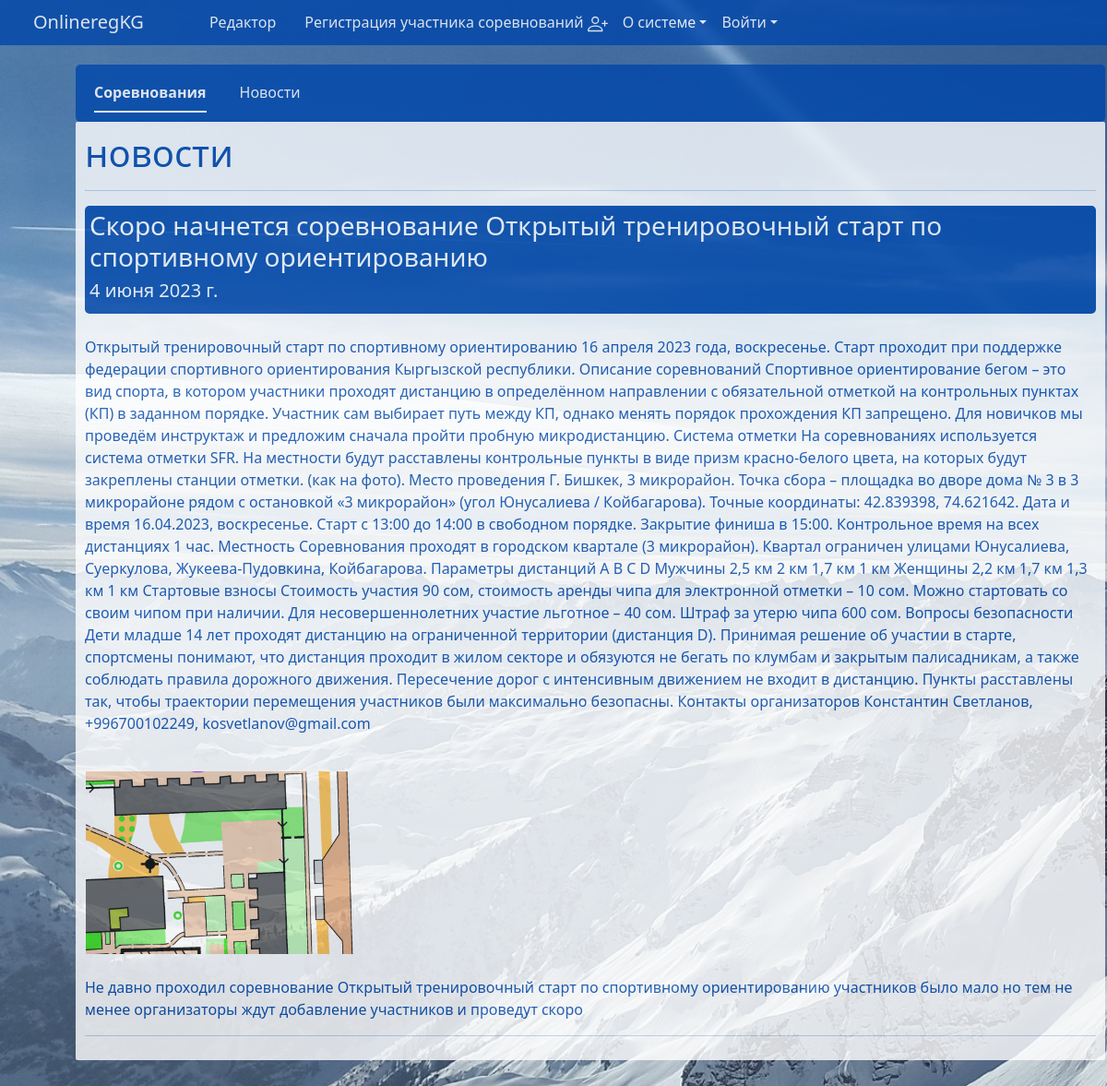
The page /news/ on the database as committed earlier.
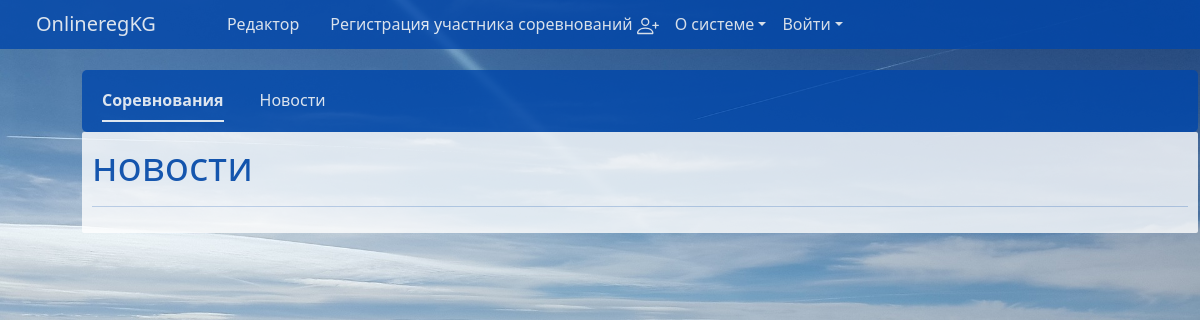
The same page on the database as committed later.
### news/models.py (models this page shows, shortened)
class News(models.Model):
    author = models.ForeignKey(User, on_delete=models.CASCADE, related_name='news', verbose_name='Автор')
    date = models.DateField(auto_now=True, verbose_name='дата')
    header = models.CharField(max_length=255, blank=False, verbose_name='Заголовок', null=True)
    announcement = models.TextField(blank=False, verbose_name='Анонс', null=True)
    photo = models.ImageField(upload_to='news_photo', blank=False, verbose_name='Фото', null=True)
    text = models.TextField(blank=False, verbose_name='Текст', null=True)
    slug = models.SlugField(unique=True, max_length=255, null=True)
    class Meta:
        verbose_name = 'Новость'
        verbose_name_plural = 'Новости'

### main/views.py (the view)
# urls.py: path('news/', views.news, name='news_info'),
def news(request):
    active_link = 'news'
    news_data = News.objects.all()
    return render(request, "main/index.html", {'active_link': active_link, 'news': news_data})

### main/templates/main/index.html (shortened to what this page needs)
{% extends 'main/layout.html' %}
{% block body %}
  <div>
    <div id="index-nav">
      <ul class="nav nav-underline" id="">
        <li class="nav-item" id="index-nav-item">
          <a id="index-link" class="nav-link active" aria-current="page" href="{% url 'index' %}">Соревнования</a>
        </li>
        <li class="nav-item" id="index-nav-item">
          <a id="index-link" class="nav-link" href="{% url 'news_info' %}">Новости</a>
        </li>
      </ul>
    </div>
    {% if active_link == 'competitions' %}
      <div id="index-table-info">
        <div>
          <h1>календарь</h1>
        </div>
        <hr>
        {% for competition in competitions %}
          <div>
            <div>
              <h6>
                <a class="competition-name" id="link-competitions" href="{% url 'competition_detail' competition.slug %}">{{ competition.competition_name }}</a>
              </h6>
            </div>
            <br>
            <div>
              <p>{{ competition.date }}</p>
              <p>{{ competition.state }}</p>
              <p>{{ competition.region }}</p>
              <p>{{ competition.location }}</p>
            </div>
          </div>
        {% endfor %}
      </div>
    {% elif active_link == 'news' %}
      <div id="index-table-info">
        <div>
          <h1>новости</h1>
        </div>
        <hr>
        {% for news_item in news %}
          <div>
            <div id="index-news-title">
              <h3>{{ news_item.header }}</h3>
              <h5>{{news_item.date}}</h5>
            </div>
            <br>
            <div>
              <p>{{ news_item.announcement }}</p>
            </div>
            <br>
            <div>
              {% if news_item.photo %}
                <img src="{{ news_item.photo.url }}" alt="News Photo">
              {% endif %}
            </div>
            <br>
            <div>
              <p>{{ news_item.text }}</p>
            </div>
            <hr>
          </div>
        {% endfor %}
        </div>
    {% endif %}
    </div>
{% endblock %}

Rows that differ between the two databases and show on the page:
removed News: header "Скоро начнется соревнование Открытый тренировочный старт по спортивному ориентированию", date "4 июня 2023 г.", announcement "Открытый тренировочный старт по спортивному ориентированию 16 апреля 2023 года, воскресенье. Старт проходит при поддержке федерации спортивного ориентирования Кыргызской республики. Описание соревнований Спортивное ориентирование бегом – это вид спорта, в котором участники проходят дистанцию в определённом направлении с обязательной отметкой на контрольных пунктах (КП) в заданном порядке. Участник сам выбирает путь между КП, однако менять порядок прохождения КП запрещено. Для новичков мы проведём инструктаж и предложим сначала пройти пробную микродистанцию. Система отметки На соревнованиях используется система отметки SFR. На местности будут расставлены контрольные пункты в виде призм…", photo (picture), text "Не давно проходил соревнование Открытый тренировочный старт по спортивному ориентированию участников было мало но тем не менее организаторы ждут добавление участников и проведут скоро"
